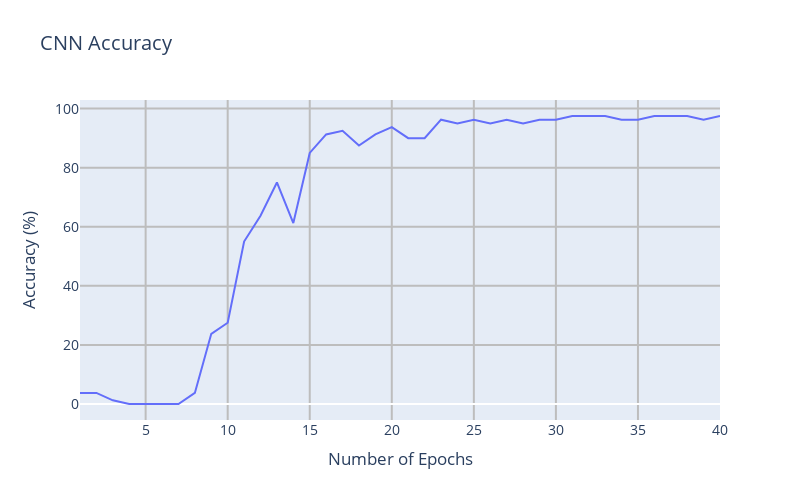

The notebook cell saved with this chart:
### Markdown cell above
### Create a graph to observe the number of epochs and accuracy.

### Code cell
# Create a epochs VS accuracy 
def plot_accuracy(history):
    val_accuracy = history.history['val_accuracy']
    accuracy = [round(100*a, 3) for a in val_accuracy]
    num_of_epochs = list(range(1, EPOCHS+1))
    trace = go.Scatter(y=accuracy, x=num_of_epochs, mode="lines")
    
    layout = dict(title='CNN Accuracy', autosize=False, width=800, height=500,
                  yaxis=dict(title='Accuracy (%)', gridwidth=2, gridcolor='#bdbdbd'),
                  xaxis=dict(title='Number of Epochs', gridwidth=2, gridcolor='#bdbdbd'),
                  font=dict(size=14))
    
    fig = dict(data=[trace], layout=layout)
    py.iplot(fig)

# Plot the graph
plot_accuracy(history)

### Figure 1 — Plotly figure (JSON) as saved in the notebook; plotly's stock layout.template omitted (floating-point values rounded to 4 significant figures)
{"data": [{"mode": "lines", "type": "scatter", "x": [1, 2, 3, 4, 5, 6, 7, 8, 9, 10, 11, 12, 13, 14, 15, 16, 17, 18, 19, 20, 21, 22, 23, 24, 25, 26, 27, 28, 29, 30, 31, 32, 33, 34, 35, 36, 37, 38, 39, 40], "y": [3.75, 3.75, 1.25, 0, 0, 0, 0, 3.75, 23.75, 27.5, 55, 63.75, 75, 61.25, 85, 91.25, 92.5, 87.5, 91.25, 93.75, 90, 90, 96.25, 95, 96.25, 95, 96.25, 95, 96.25, 96.25, 97.5, 97.5, 97.5, 96.25, 96.25, 97.5, 97.5, 97.5, 96.25, 97.5]}], "layout": {"autosize": false, "font": {"size": 14}, "height": 500, "title": {"text": "CNN Accuracy"}, "width": 800, "xaxis": {"gridcolor": "#bdbdbd", "gridwidth": 2, "title": {"text": "Number of Epochs"}}, "yaxis": {"gridcolor": "#bdbdbd", "gridwidth": 2, "title": {"text": "Accuracy (%)"}}}}
